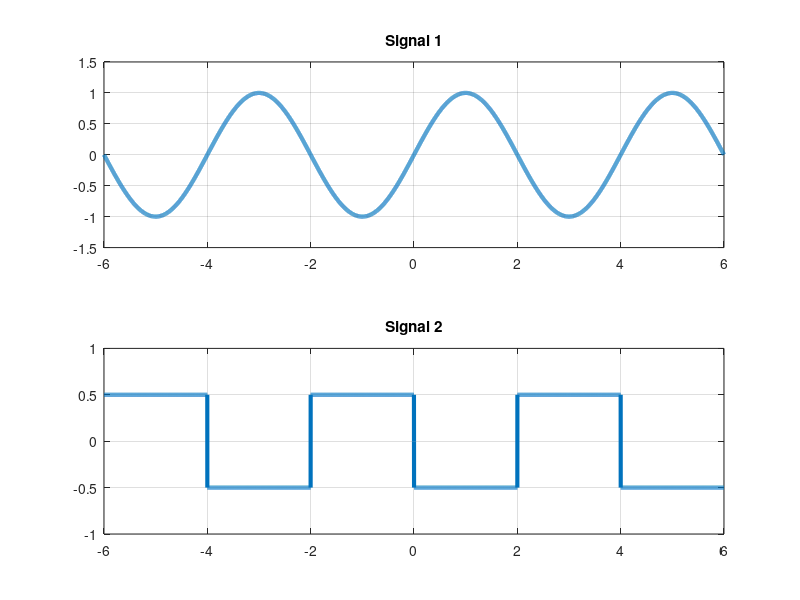

MATLAB code for this plot:
clc; clear; close all;

% Sxediasmos palmoseiras
DT = 0.001;
t = -6:DT:6-DT;
T0 = 4; F0 = 1/T0;
sig1 = sin(2*pi*F0*t);
sig2 = (0.5*(sig1<=0) + -0.5*(sig1>=0));

figure;
subplot(2,1,1); plot(t, sig1, 'linewidth', 3); grid on;
title('Signal 1');
axis([-6 6 -1.5 1.5])

subplot(2,1,2); plot(t, sig2, 'linewidth', 3); grid on;
title('Signal 2');
axis([-6 6 -1 1])